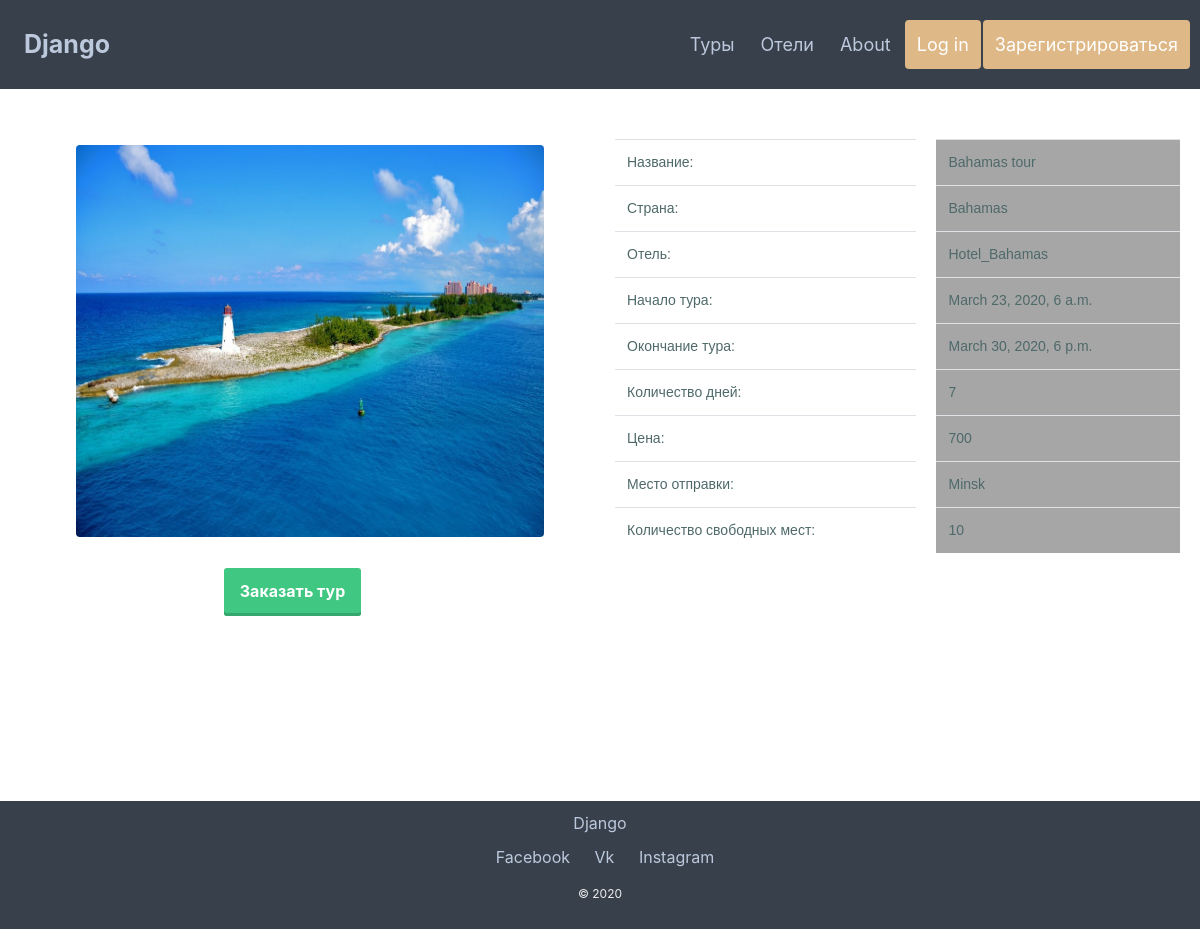
The page /tours/tour/2/ on the database its author committed.
### tours/models.py (models this page shows, shortened)
class Tour(models.Model):
    hotel = models.ForeignKey(Hotel, on_delete=models.CASCADE, verbose_name='Отель')
    country = models.CharField(max_length=40, verbose_name='Страна')
    tour_name = models.CharField(max_length=255, unique=True, verbose_name='Название тура')
    tour_start = models.DateTimeField(verbose_name='Начало тура')
    tour_finish = models.DateTimeField(verbose_name='Конец тура')
    count_of_days = models.SmallIntegerField(verbose_name='Количество дней', default=0)
    price = models.IntegerField(verbose_name='Цена', default=0)
    departure_point = models.CharField(max_length=40, verbose_name='Место отправления')
    count_of_free_place = models.IntegerField(verbose_name='Количество свободных мест', default=0)
    photo = models.ImageField(verbose_name='Фото тура', upload_to='photos')

class Hotel(models.Model):
    hotel_name = models.CharField(max_length=255, unique=True, verbose_name='Название отеля')
    stars_count = models.IntegerField(verbose_name='Количество звёзд', default=0)
    country = models.CharField(max_length=40, verbose_name='Страна')
    hotel_phone = models.CharField(max_length=255, verbose_name='Контакты')
    hotel_mail = models.EmailField(verbose_name='Почта отеля')
    pool = models.BooleanField(default=False, verbose_name='Наличие бассейна')
    beach = models.BooleanField(default=False, verbose_name='Наличие пляжа(рядом)')
    bar_free = models.BooleanField(default=False, verbose_name='Наличие бесплатного бара')
    photo = models.ImageField(verbose_name='Фото отеля', upload_to='photos')
    class Meta:
        ordering = ['hotel_name']

### tours/views.py (the view)
# urls.py: url(r'^tour/([0-9]+)/$', views.individual_tour, name='individual'),
def individual_tour(request, tour_id):
    if request.method == 'POST':
        spam = Order()
        spam.name = request.POST.get('name')
        spam.surname = request.POST.get('surname')
        spam.mail = request.POST.get('mail')
        spam.phone = request.POST.get('phone')
        spam.place = request.POST.get('place')
        ll = request.POST.get('value')
        spam.tour = Tour.objects.get(id=tour_id)
        spam.save()
        message = None
        userform = UserForm()
        if 'message' in request.GET:
            message = request.GET['message']
        return render(
            request,
            'tour.html',
            {
                'tour': Tour.objects.get(id=tour_id),
                'message': message,
                'latest_messages':
                    Message.objects
                .filter(chat_id=tour_id)
                .order_by('-pub_date')[:5],
                'form': userform
            }
        )
    else:
        message = None
        userform = UserForm()
        if 'message' in request.GET:
            message = request.GET['message']
        return render(
            request,
            'tour.html',
            {
                'tour': Tour.objects.get(id=tour_id),
                'message': message,
                'latest_messages':
                    Message.objects
                    .filter(chat_id=tour_id)
                    .order_by('-pub_date')[:5],
                    'form': userform
            }
        )

### templates/tour.html (shortened to what this page needs)
{% extends 'base.html' %}
{% load crispy_forms_tags %}
{% block main %}
<div class="row whitecol">
   <div class="col-6 flx">
      <img src="{{ MEDIA_ROOT }}{{ tour.photo.url }}"  style="height: 80%; width: 80%;" class="rounded sz" alt="Cinque Terre">
   </div>
   <div class="col-6 .table-responsive-sm ty">
      <table class="table table_col">
         <colgroup>
            <col class="whitecol">
            <col class="clrr">
         </colgroup>
         <tr>
            <td>Название:</td>
            <td>{{ tour.tour_name }}</td>
         </tr>
         <tr>
            <td>Страна:</td>
            <td>{{ tour.country }}</td>
         </tr>
         <tr>
         <tr>
            <td>Отель:</td>
            <td>{{ tour.hotel.hotel_name }}</td>
         </tr>
         <tr>
            <td>Начало тура:</td>
            <td>{{ tour.tour_start }}</td>
         </tr>
         <tr>
            <td>Окончание тура:</td>
            <td>{{ tour.tour_finish }}</td>
         </tr>
         <tr>
            <td>Количество дней:</td>
            <td>{{ tour.count_of_days }}</td>
         </tr>
         <tr>
            <td>Цена:</td>
            <td>{{ tour.price }}</td>
         </tr>
         <tr>
            <td>Место отправки:</td>
            <td>{{ tour.departure_point }}</td>
         </tr>
         <tr>
            <td>Количество свободных мест:</td>
            <td>{{ tour.count_of_free_place }}</td>
         </tr>
      </table>
   </div>
</div>
<div class="row imglink">
   <div class="col-6">
      <a href="#"  onclick="swa()" class="button7">Заказать тур</a>
   </div>
</div>
{% endblock %}

### static/css/style.css (style rules this page uses)
body { overflow-x: hidden; }
.imglink { text-align: center; }
* { box-sizing: border-box; }
body { margin: 0; font-family: Arial; }
.sz { margin-top: 15px; margin-left: 35px; height: 70%; width: 70%; }
.ty { top: 20px; padding: 30px; text-align: center }
.table_col { font-family: "Lucida Sans Unicode", "Lucida Grande", Sans-Serif; font-size: 14px; width: 660px; background: white; text-align: left; border-collapse: collapse; color: #3E4347; }
.table_col th:first-child, .table_col td:first-child { color: #4f6969; border-left: none; }
.table_col td { border-right: 20px solid white; border-left: 20px solid white; padding: 12px 10px; color: #4f6969; }
a.button7 { font-weight: 700; color: white; text-decoration: none; padding: .8em 1em calc(.8em + 3px); border-radius: 3px; background: rgb(64, 199, 129); box-shadow: 0 -3px rgb(53, 167, 110) inset; transition: 0.2s; }
.whitecol { background-color: white }
.flx { display: flex; align-items: center; justify-content: center; }
.clrr { background: rgba(43, 43, 43, 0.42); }

### rows shown on the page
Tour: photo (picture), tour_name "Bahamas tour", country "Bahamas", hotel.hotel_name "Hotel_Bahamas", tour_start "March 23, 2020, 6 a.m.", tour_finish "March 30, 2020, 6 p.m.", count_of_days "7", price "700", departure_point "Minsk", count_of_free_place "10"
